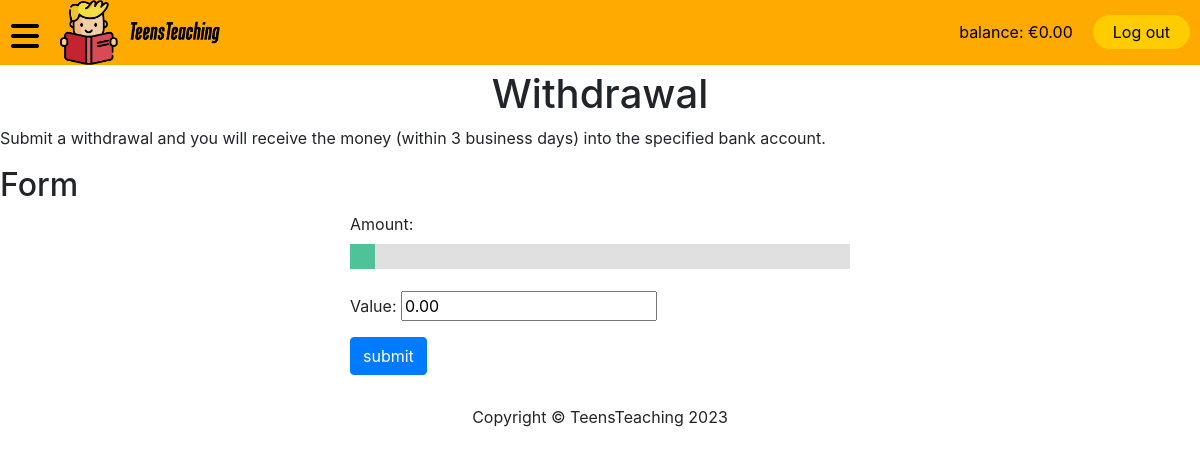
The page /balance/index.php (signed in) on the database its author committed.
### tables this page shows
CREATE TABLE `teachers` (
  `id` int(11) NOT NULL,
  `email` varchar(320) NOT NULL,
  `password` varchar(255) NOT NULL,
  `credit` decimal(6,2) NOT NULL DEFAULT 0.00
);

### balance/index.php (the view, shortened to what this page needs)
<?php
$BANK_NUMBER = "LT867044060008094364";
$NAME = "Denis Lisunov";
$BANK = "SEB";
$user_id = $_SESSION['id'];
$user_type = $_SESSION['type'];
if ($user_type == 'teacher'){
  $table = "Teachers";
} else {
  $table = "Users";
}
$config = include($_SERVER["DOCUMENT_ROOT"] . "/teensteaching/config.php");
$mysqli = new mysqli($config['db_host'], $config['db_username'], $config['db_password'], $config['db_database']);
$qry = "SELECT * FROM $table WHERE id='$user_id' LIMIT 1";
$result = $mysqli->query($qry);
$user_info = mysqli_fetch_array($result);
$transaction_code = substr($user_info['password'],8,7);
$user_info['password'] = "";
$credit = $user_info['credit'];
?>
<!DOCTYPE html>
<html lang="en">
<head>
    <?php include '../partials/stylesheets.php'; ?>
</head>
<body>
  <?php include '../partials/nav.php'; ?>
  <?php if ($user_type != 'teacher'){?>
  <h1>Deposit</h2>
  <p>Make a transaction to our bank account and we will top up your Teensteaching account with that amount! (may take up to 3 business days)</p>
  <p>Don't forget to copy and paste the transaction code into the payment information field!</p>
  <h2>Bank details:</h2>
  <div class="bank-details">
    <p>Recipient: <?php echo $NAME; ?></p>
    <p><?php echo $BANK_NUMBER; ?></p>
    <p>Bank: <?php echo $BANK; ?></p>
    <p>Transaction code: <?php echo $transaction_code; ?></p>
  </div>
  <p>To make a withdrawal, please contact the website owner at: sellmethebots@gmail.com</p>
  <?php }else{ ?>
  <h1>Withdrawal</h2>
  <p>Submit a withdrawal and you will receive the money (within 3 business days) into the specified bank account.</p>
  <h2>Form</h2>
  <form action="<?php echo htmlspecialchars($_SERVER["PHP_SELF"]); ?>" method="post">
    <div class="form-group">
      <label for="slider">Amount:</label>
      <div class="slidecontainer">
        <input name='slider' type="range" min="0" step="0.01" max="<?php echo $credit; ?>" value="<?php echo $credit; ?>" class="slider" id="myRange">
      </div>
    </div>
    <p>Value: <input id="demo" name='demo' value="<?php echo $credit; ?>"></input></p>
    <div class="form-group">
        <input type="submit" name="submit" class="btn btn-primary" value="submit"></input>
    </div>
  </form>
  <?php }; ?>
  <?php include '../partials/footer.php'; ?>
</body>
</html>

### partials/nav.php (shortened to what this page needs)
<nav>
    <div class="nav-color">
        <div class="flex">
            <a href="#" class="burger" href="javascript:void(0);" onclick="myFunction()"><i id="burger" class="fa-solid fa-bars fa-2x fa-fw"></i></a>
            <a href="/teensteaching"><img src="/teensteaching/static/images/icon2.png" alt=""></a>
        </div>
        <?php
        echo "<div class='flex'>";
        if (!isset($_SESSION['email'])) {
            $home_or_dashboard = "Home";
            echo '<a href="/teensteaching/login" class="sign-in">Sign in</a>';
        } else {
            $mysqli = new mysqli($config['db_host'], $config['db_username'], $config['db_password'], $config['db_database']);
            if (!$mysqli->connect_error) {
                if ($_SESSION['type'] == 'teacher') {
                    $table = 'Teachers';
                } else {
                    $table = 'Users';
                }
                $id = $_SESSION['id'];
                $qry = "SELECT credit FROM $table WHERE id = '$id' LIMIT 1";
                $nav_result = $mysqli->query($qry);
                if ($nav_result) {
                    if (mysqli_num_rows($nav_result) > 0) {
                        $row = mysqli_fetch_array($nav_result);
                        echo '<a id="balance" href="/teensteaching/balance">balance: €' . $row['credit'] . '</a>';
                    } else {
                        die("BalanceError: loc: nav");
                    }
                }
            }
            echo '<a href="/teensteaching/logout" class="sign-in">Log out</a>';
        }
        echo "</div>";
        ?>
    </div>
</nav>

### static/style.css (style rules this page uses)
*, *::before, *::after { box-sizing: border-box; }
body { margin: 0; padding-top: 70px; }
body h1 { text-align: center; }
nav { top: 0; width: 100%; overflow: visible; position: fixed; z-index: 99; }
.nav-color { background-color: #FFAA00; margin: 0; display: flex; justify-content: space-between; }
nav img { max-width: 160px; margin: auto 10px; }
nav a { text-decoration: none; color: black; display: block; }
nav .flex { display: flex; }
.burger { margin-top: 10px; }
.burger i { margin: 10px 5px; }
.sign-in { padding: 5px 20px; background-color: #FFCC00; border-radius: 50px; }
#balance, .sign-in { height: fit-content; margin: auto 10px; }
form { max-width: 600px; width: 100%; margin: auto; padding: 0px 50px; }
.slidecontainer { width: 100%; }
.slider { -webkit-appearance: none; appearance: none; width: 100%; height: 25px; background: #d3d3d3; outline: none; opacity: 0.7; -webkit-transition: .2s; transition: opacity .2s; }

### rows shown on the page
teachers: credit "0.00", slider "0", demo "0.00"
